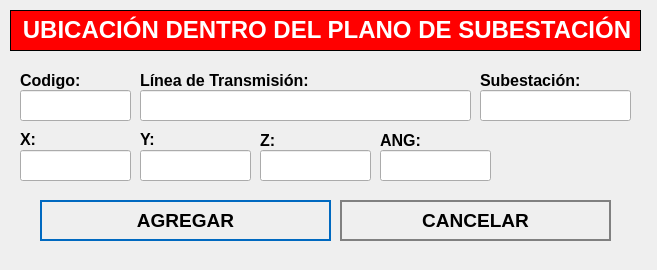
<?xml version="1.0" encoding="UTF-8"?>
<ui version="4.0">
 <class>NewBook</class>
 <widget class="QWidget" name="NewBook">
  <property name="geometry">
   <rect>
    <x>0</x>
    <y>0</y>
    <width>657</width>
    <height>270</height>
   </rect>
  </property>
  <property name="windowTitle">
   <string>Nuevo Registro</string>
  </property>
  <property name="styleSheet">
   <string notr="true">QPushButton
{	
	height: 2em;
 	border-style: solid;
	border-width: 2px;
 	border-color: grey;
	font-weight: bold;
}

QPushButton:hover
{
   	background-color:grey;
	color:white;
}</string>
  </property>
  <widget class="QLabel" name="label">
   <property name="geometry">
    <rect>
     <x>10</x>
     <y>10</y>
     <width>631</width>
     <height>41</height>
    </rect>
   </property>
   <property name="font">
    <font>
     <underline>false</underline>
    </font>
   </property>
   <property name="autoFillBackground">
    <bool>false</bool>
   </property>
   <property name="styleSheet">
    <string notr="true">background-color: red;</string>
   </property>
   <property name="frameShape">
    <enum>QFrame::Box</enum>
   </property>
   <property name="text">
    <string>&lt;html&gt;&lt;head/&gt;&lt;body&gt;&lt;p align=&quot;center&quot;&gt;&lt;span style=&quot; font-size:18pt; font-weight:600; color:#ffffff;&quot;&gt;UBICACIÓN DENTRO DEL PLANO DE SUBESTACIÓN&lt;/span&gt;&lt;/p&gt;&lt;/body&gt;&lt;/html&gt;</string>
   </property>
  </widget>
  <widget class="QLabel" name="label_autoriza">
   <property name="geometry">
    <rect>
     <x>20</x>
     <y>70</y>
     <width>101</width>
     <height>21</height>
    </rect>
   </property>
   <property name="text">
    <string>&lt;html&gt;&lt;head/&gt;&lt;body&gt;&lt;p&gt;&lt;span style=&quot; font-size:12pt; font-weight:600;&quot;&gt;Codigo:&lt;/span&gt;&lt;/p&gt;&lt;/body&gt;&lt;/html&gt;</string>
   </property>
  </widget>
  <widget class="QLineEdit" name="inputCodigo">
   <property name="geometry">
    <rect>
     <x>20</x>
     <y>90</y>
     <width>111</width>
     <height>31</height>
    </rect>
   </property>
   <property name="font">
    <font>
     <pointsize>12</pointsize>
    </font>
   </property>
  </widget>
  <widget class="QLineEdit" name="inputSubestacion">
   <property name="geometry">
    <rect>
     <x>140</x>
     <y>90</y>
     <width>331</width>
     <height>31</height>
    </rect>
   </property>
   <property name="font">
    <font>
     <pointsize>12</pointsize>
    </font>
   </property>
  </widget>
  <widget class="QPushButton" name="addButton">
   <property name="geometry">
    <rect>
     <x>40</x>
     <y>200</y>
     <width>291</width>
     <height>41</height>
    </rect>
   </property>
   <property name="font">
    <font>
     <pointsize>14</pointsize>
     <weight>75</weight>
     <bold>true</bold>
    </font>
   </property>
   <property name="cursor">
    <cursorShape>PointingHandCursor</cursorShape>
   </property>
   <property name="styleSheet">
    <string notr="true">QPushButton
{	
	height: 2em;
 	border-style: solid;
	border-width: 2px;
 	border-color: #0069c0;
	font-weight: bold;
}

QPushButton:hover
{
   	background-color:#0069c0;
	color:white;
}</string>
   </property>
   <property name="text">
    <string>AGREGAR</string>
   </property>
   <property name="icon">
    <iconset>
     <normaloff>../assets/icons/add-icon.png</normaloff>../assets/icons/add-icon.png</iconset>
   </property>
   <property name="iconSize">
    <size>
     <width>30</width>
     <height>30</height>
    </size>
   </property>
   <property name="autoDefault">
    <bool>true</bool>
   </property>
   <property name="default">
    <bool>true</bool>
   </property>
   <property name="flat">
    <bool>true</bool>
   </property>
  </widget>
  <widget class="QPushButton" name="cancelButton">
   <property name="geometry">
    <rect>
     <x>340</x>
     <y>200</y>
     <width>271</width>
     <height>41</height>
    </rect>
   </property>
   <property name="font">
    <font>
     <pointsize>14</pointsize>
     <weight>75</weight>
     <bold>true</bold>
    </font>
   </property>
   <property name="cursor">
    <cursorShape>PointingHandCursor</cursorShape>
   </property>
   <property name="styleSheet">
    <string notr="true">QPushButton
{	
	height: 2em;
 	border-style: solid;
	border-width: 2px;
 	border-color: grey;
	font-weight: bold;
}

QPushButton:hover
{
   	background-color:grey;
	color:white;
}</string>
   </property>
   <property name="text">
    <string>CANCELAR</string>
   </property>
   <property name="icon">
    <iconset>
     <normaloff>../assets/icons/cancel-icon.png</normaloff>../assets/icons/cancel-icon.png</iconset>
   </property>
   <property name="iconSize">
    <size>
     <width>30</width>
     <height>30</height>
    </size>
   </property>
   <property name="autoDefault">
    <bool>true</bool>
   </property>
   <property name="default">
    <bool>true</bool>
   </property>
   <property name="flat">
    <bool>true</bool>
   </property>
  </widget>
  <widget class="QLabel" name="label_aquienVisita">
   <property name="geometry">
    <rect>
     <x>140</x>
     <y>70</y>
     <width>191</width>
     <height>21</height>
    </rect>
   </property>
   <property name="text">
    <string>&lt;html&gt;&lt;head/&gt;&lt;body&gt;&lt;p&gt;&lt;span style=&quot; font-size:12pt; font-weight:600;&quot;&gt;Línea de Transmisión:&lt;/span&gt;&lt;/p&gt;&lt;/body&gt;&lt;/html&gt;</string>
   </property>
  </widget>
  <widget class="QLabel" name="label_horaIngreso">
   <property name="geometry">
    <rect>
     <x>20</x>
     <y>130</y>
     <width>71</width>
     <height>16</height>
    </rect>
   </property>
   <property name="text">
    <string>&lt;html&gt;&lt;head/&gt;&lt;body&gt;&lt;p&gt;&lt;span style=&quot; font-size:12pt; font-weight:600;&quot;&gt;X:&lt;/span&gt;&lt;/p&gt;&lt;/body&gt;&lt;/html&gt;</string>
   </property>
  </widget>
  <widget class="QLabel" name="label_horaSalida">
   <property name="geometry">
    <rect>
     <x>140</x>
     <y>130</y>
     <width>81</width>
     <height>16</height>
    </rect>
   </property>
   <property name="text">
    <string>&lt;html&gt;&lt;head/&gt;&lt;body&gt;&lt;p&gt;&lt;span style=&quot; font-size:12pt; font-weight:600;&quot;&gt;Y:&lt;/span&gt;&lt;/p&gt;&lt;/body&gt;&lt;/html&gt;</string>
   </property>
  </widget>
  <widget class="QLineEdit" name="inputX">
   <property name="geometry">
    <rect>
     <x>20</x>
     <y>150</y>
     <width>111</width>
     <height>31</height>
    </rect>
   </property>
   <property name="font">
    <font>
     <pointsize>12</pointsize>
    </font>
   </property>
  </widget>
  <widget class="QLineEdit" name="inputY">
   <property name="geometry">
    <rect>
     <x>140</x>
     <y>150</y>
     <width>111</width>
     <height>31</height>
    </rect>
   </property>
   <property name="font">
    <font>
     <pointsize>12</pointsize>
    </font>
   </property>
  </widget>
  <widget class="QLineEdit" name="inputCompensador">
   <property name="geometry">
    <rect>
     <x>480</x>
     <y>90</y>
     <width>151</width>
     <height>31</height>
    </rect>
   </property>
   <property name="font">
    <font>
     <pointsize>12</pointsize>
    </font>
   </property>
  </widget>
  <widget class="QLabel" name="label_motivoVisita_3">
   <property name="geometry">
    <rect>
     <x>480</x>
     <y>70</y>
     <width>161</width>
     <height>21</height>
    </rect>
   </property>
   <property name="text">
    <string>&lt;html&gt;&lt;head/&gt;&lt;body&gt;&lt;p&gt;&lt;span style=&quot; font-size:12pt; font-weight:600;&quot;&gt;Subestación:&lt;/span&gt;&lt;/p&gt;&lt;/body&gt;&lt;/html&gt;</string>
   </property>
  </widget>
  <widget class="QLabel" name="label_motivoVisita_2">
   <property name="geometry">
    <rect>
     <x>260</x>
     <y>130</y>
     <width>101</width>
     <height>21</height>
    </rect>
   </property>
   <property name="text">
    <string>&lt;html&gt;&lt;head/&gt;&lt;body&gt;&lt;p&gt;&lt;span style=&quot; font-size:12pt; font-weight:600;&quot;&gt;Z:&lt;/span&gt;&lt;/p&gt;&lt;/body&gt;&lt;/html&gt;</string>
   </property>
  </widget>
  <widget class="QLineEdit" name="inputANG">
   <property name="geometry">
    <rect>
     <x>260</x>
     <y>150</y>
     <width>111</width>
     <height>31</height>
    </rect>
   </property>
   <property name="font">
    <font>
     <pointsize>12</pointsize>
    </font>
   </property>
  </widget>
  <widget class="QLineEdit" name="inputANG_2">
   <property name="geometry">
    <rect>
     <x>380</x>
     <y>150</y>
     <width>111</width>
     <height>31</height>
    </rect>
   </property>
   <property name="font">
    <font>
     <pointsize>12</pointsize>
    </font>
   </property>
  </widget>
  <widget class="QLabel" name="label_motivoVisita_5">
   <property name="geometry">
    <rect>
     <x>380</x>
     <y>130</y>
     <width>101</width>
     <height>21</height>
    </rect>
   </property>
   <property name="text">
    <string>&lt;html&gt;&lt;head/&gt;&lt;body&gt;&lt;p&gt;&lt;span style=&quot; font-size:12pt; font-weight:600;&quot;&gt;ANG:&lt;/span&gt;&lt;/p&gt;&lt;/body&gt;&lt;/html&gt;</string>
   </property>
  </widget>
 </widget>
 <tabstops>
  <tabstop>inputCodigo</tabstop>
  <tabstop>inputSubestacion</tabstop>
  <tabstop>addButton</tabstop>
  <tabstop>cancelButton</tabstop>
 </tabstops>
 <resources/>
 <connections/>
</ui>
